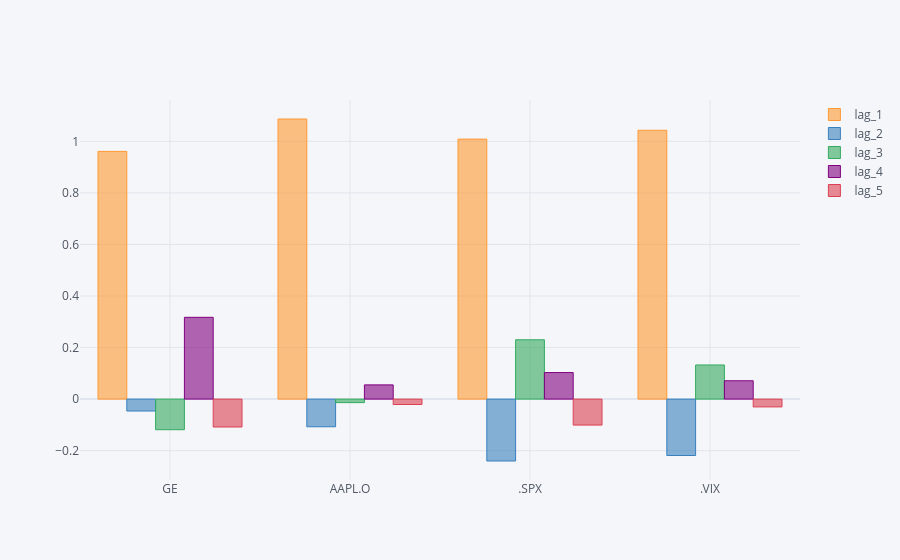

The notebook cell saved with this chart:
### Markdown cell above
The following bar chart illustrates that the results a qualitatively similar for all `RICS` analyzed &mdash; "_today's price is the best predictor, in a least-squares sense, for tomorrow's price_".

### Code cell
regd.iplot(kind='bar')

### Figure 1 — Plotly figure (JSON) as saved in the notebook; plotly's stock layout.template omitted (floating-point values rounded to 4 significant figures)
{"data": [{"marker": {"color": "rgba(255, 153, 51, 0.6)", "line": {"color": "rgba(255, 153, 51, 1.0)", "width": 1}}, "name": "lag_1", "orientation": "v", "text": "", "type": "bar", "x": ["GE", "AAPL.O", ".SPX", ".VIX"], "y": [0.961, 1.087, 1.009, 1.043]}, {"marker": {"color": "rgba(55, 128, 191, 0.6)", "line": {"color": "rgba(55, 128, 191, 1.0)", "width": 1}}, "name": "lag_2", "orientation": "v", "text": "", "type": "bar", "x": ["GE", "AAPL.O", ".SPX", ".VIX"], "y": [-0.04617, -0.1073, -0.24, -0.2187]}, {"marker": {"color": "rgba(50, 171, 96, 0.6)", "line": {"color": "rgba(50, 171, 96, 1.0)", "width": 1}}, "name": "lag_3", "orientation": "v", "text": "", "type": "bar", "x": ["GE", "AAPL.O", ".SPX", ".VIX"], "y": [-0.1186, -0.01356, 0.2302, 0.1326]}, {"marker": {"color": "rgba(128, 0, 128, 0.6)", "line": {"color": "rgba(128, 0, 128, 1.0)", "width": 1}}, "name": "lag_4", "orientation": "v", "text": "", "type": "bar", "x": ["GE", "AAPL.O", ".SPX", ".VIX"], "y": [0.3174, 0.05523, 0.1031, 0.07127]}, {"marker": {"color": "rgba(219, 64, 82, 0.6)", "line": {"color": "rgba(219, 64, 82, 1.0)", "width": 1}}, "name": "lag_5", "orientation": "v", "text": "", "type": "bar", "x": ["GE", "AAPL.O", ".SPX", ".VIX"], "y": [-0.1081, -0.02088, -0.1006, -0.03023]}], "layout": {"legend": {"bgcolor": "#F5F6F9", "font": {"color": "#4D5663"}}, "paper_bgcolor": "#F5F6F9", "plot_bgcolor": "#F5F6F9", "title": {"font": {"color": "#4D5663"}}, "xaxis": {"gridcolor": "#E1E5ED", "showgrid": true, "tickfont": {"color": "#4D5663"}, "title": {"font": {"color": "#4D5663"}, "text": ""}, "zerolinecolor": "#E1E5ED"}, "yaxis": {"gridcolor": "#E1E5ED", "showgrid": true, "tickfont": {"color": "#4D5663"}, "title": {"font": {"color": "#4D5663"}, "text": ""}, "zerolinecolor": "#E1E5ED"}}}
